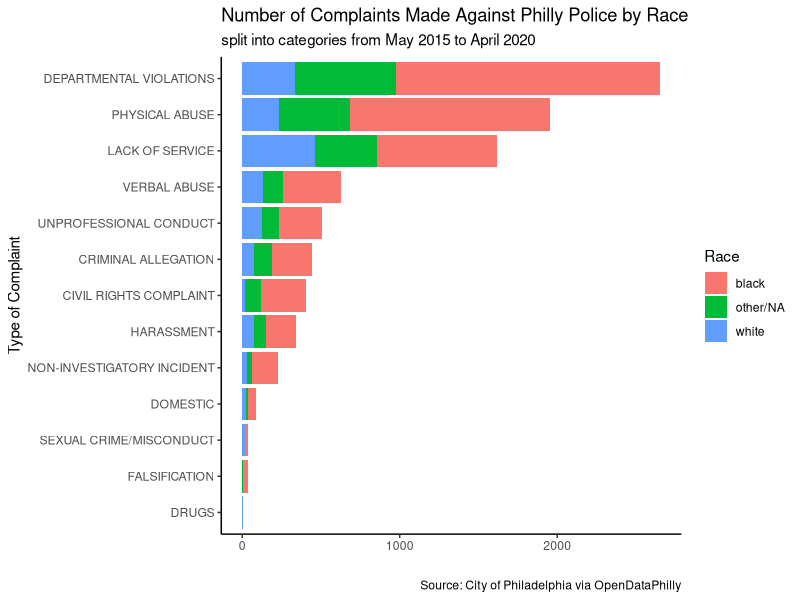
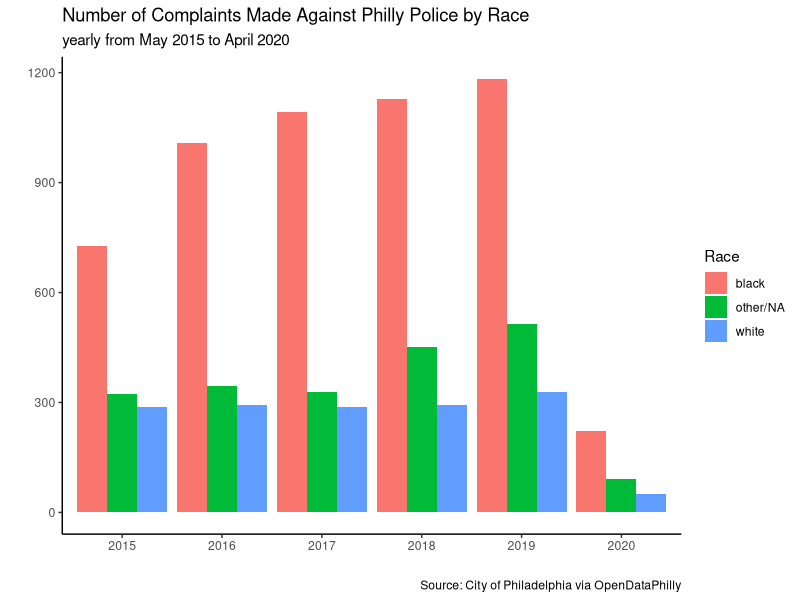

Write the R code that produced these figures, in order.
## ---- chunk 1
knitr::opts_chunk$set(echo = TRUE)

# Loading in necessary packages

library(tidyverse)

# Reading in complaints data with details: https://www.opendataphilly.org/dataset/police-complaints

philly <- read_csv("ppd_complaints.csv", col_types = cols(
  complaint_id = col_character(),
  date_received = col_date(format = ""),
  district_occurrence = col_character(),
  general_cap_classification = col_character(),
  summary = col_character()
))

# Reading in complaints data with demographics

demographics <- read_csv("ppd_complainant_demographics.csv", col_types = cols(
  complaint_id = col_character(),
  complainant_sex = col_character(),
  complainant_race = col_character(),
  complainant_age = col_double()
))

# Reading in complaints data disciplines

disciplines <- read_csv("ppd_complaint_disciplines.csv", col_types = cols(
  complaint_id = col_character(),
  officer_id = col_double(),
  po_race = col_character(),
  po_sex = col_character(),
  po_assigned_unit = col_character(),
  allegations_investigated = col_character(),
  investigative_findings = col_character(),
  disciplinary_findings = col_character()
))

# Joining complaints with demographics and disciplines by complaint_id

philly_full <- philly %>%
  full_join(demographics, by = "complaint_id") %>%
  full_join(disciplines, by = "complaint_id")
## ---- chunk 2

# Cleaning data for visualization. I pull out the year from the date and then
# select the necessary variables. Next, I group complaints from people that are
# not White or Black and NA values into a separate group because they make up a
# smaller proportion of complaints and are not the main focus of the article.
# The last drop_na() is to remove one row of data with no category variable.

philly_clean <- philly_full %>%
  mutate(year = format(as.Date(date_received, format = "%Y-%m-%d"), "%Y")) %>%
  select(year, district_occurrence, general_cap_classification, complainant_race) %>%
  mutate(race = case_when(
    complainant_race == "black" ~ "black",
    complainant_race == "white" ~ "white",
    TRUE ~ "other/NA"
  )) %>% 
  drop_na(general_cap_classification)

## ---- chunk 3

# Preparing data for viz

data_category_race <- philly_clean %>% 
  group_by(race) %>%
  count(general_cap_classification)

# First viz breaks down all complaints into categories and race.

complaints_by_category_race <- data_category_race %>%
  ggplot(aes(x = reorder(general_cap_classification, n), y = n, fill = reorder(race, -n))) +
  geom_col() +
  coord_flip() +
  theme_classic() +
  labs(title = "Number of Complaints Made Against Philly Police by Race",
       subtitle = "split into categories from May 2015 to April 2020",
       x = "Type of Complaint",
       y = "",
       fill = "Race",
       caption = "Source: City of Philadelphia via OpenDataPhilly")

complaints_by_category_race

## ---- chunk 4

# Preparing data for viz

data_year_race <- philly_clean %>% 
  group_by(year, race) %>% 
  count()

# Second viz breaks down all complaints by year and race.

complaints_by_year_race <- data_year_race %>% 
  ggplot(aes(x = year, y = n, fill = reorder(race, -n))) +
  geom_col(position = "dodge") +
  theme_classic() +
  labs(title = "Number of Complaints Made Against Philly Police by Race",
       subtitle = "yearly from May 2015 to April 2020",
       x = "",
       y = "",
       fill = "Race",
       caption = "Source: City of Philadelphia via OpenDataPhilly")

complaints_by_year_race

## ---- chunk 5

